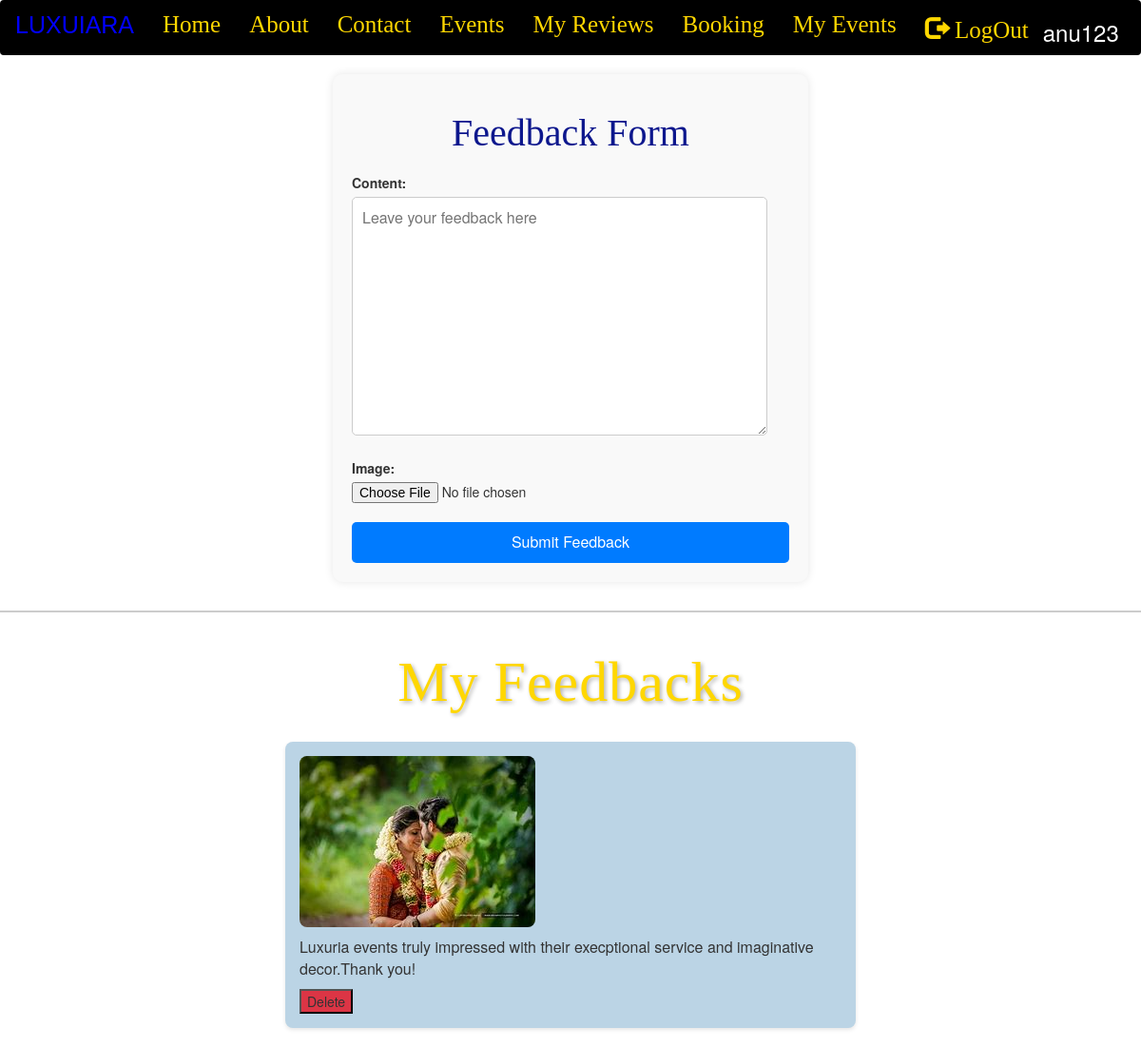
The app's page /feedback/ (signed in) with its own data.
### myapp/models.py (models this page shows, shortened)
class Feedback(models.Model):
    content = models.TextField()
    image = models.ImageField(upload_to='feedback_images/', blank=True, null=True)
    created_at = models.DateTimeField(auto_now_add=True)
    created_by = models.ForeignKey(User, on_delete=models.CASCADE)

### myapp/views.py (the view)
# urls.py: path('feedback/', views.feedback, name='feedback'),
@login_required
def feedback(request):
    if request.method == 'POST':
        form = FeedbackForm(request.POST, request.FILES)
        if form.is_valid():
            feedback = form.save(commit=False)
            feedback.created_by = request.user
            feedback.save()
            return redirect('/')  # Redirect to the home page after successful form submission
    else:
        form = FeedbackForm()
    user_feedbacks = Feedback.objects.filter(created_by=request.user)
    return render(request, 'feedback.html', {'form': form, 'user_feedbacks': user_feedbacks})

### myapp/forms.py
class FeedbackForm(forms.ModelForm):
    class Meta:
        model = Feedback
        fields = ['content', 'image']
        widgets = {
            'content': forms.Textarea(attrs={'placeholder': 'Leave your feedback here'}),
        }

### templates/feedback.html (shortened to what this page needs)
{% extends 'base.html' %}
{% load static %}
{% block content %}
<!DOCTYPE html>
<html lang="en">
<head>
</head>
<body>
<div class="feedback-container">
    <h2>Feedback Form</h2>
    <form method="post" enctype="multipart/form-data">
        <div class="form-group">
            {{ form.content.label_tag }}
            {{ form.content }}
        </div>
        <div class="form-group">
            {{ form.image.label_tag }}
            {{ form.image }}
        </div>
        <button type="submit" class="btn-submit">Submit Feedback</button>
    </form>
</div>
<div class="feedback-section">
    <h1>My Feedbacks</h1>
    {% for feedback in user_feedbacks %}
        <div class="feedback-item">
            <img src="{{ feedback.image.url }}" alt="Feedback Image">
              <p>{{ feedback.content }}</p>
            <form action="{% url 'delete_feedback' feedback.id %}" method="post">
                <button type="submit" class="btn-delete">Delete</button>
            </form>
        </div>
    {% endfor %}
</div>
</body>
</html>
{% endblock %}

### templates/base.html (shortened to what this page needs)
 {% load static%}
<!DOCTYPE html>
<html lang="en">
<head>
    <link rel="stylesheet" href="https://maxcdn.bootstrapcdn.com/bootstrap/3.4.1/css/bootstrap.min.css">
    <link href="https://cdnjs.cloudflare.com/ajax/libs/font-awesome/5.15.0/css/all.min.css" rel="stylesheet">
</head>
<body>
<nav class="navbar navbar-bg-light">
    <div class="container-fluid" >
        <div class="navbar-header">
            <a class="navbar-brand" href="{% url 'index' %}">LUXUIARA</a>
        </div>
        <ul class="nav navbar-nav mx-auto">
            <li class="active"><a href="{% url 'index' %}">Home</a></li>
            <li><a href="{% url 'about' %}">About</a></li>
             <li><a href="{% url 'contact' %}">Contact</a></li>
            {% if user.is_authenticated %}
                <li><a href="{% url 'events' %}">Events</a></li>
            {% else %}
                <li><a href="{% url 'events1' %}">Events List</a></li>
            {% endif %}
            {% if user.is_authenticated %}
                <li><a href="{% url 'feedback' %}">My Reviews</a></li>
            {% else %}
                 <li><a href="{% url 'feedback1' %}">Reviews</a></li>
            {% endif %}
            {% if user.is_authenticated %}
                <li><a href="{% url 'booking' %}">Booking</a></li>
                 <li><a href="{% url 'my_events' %}">My Events</a></li>
                <li><a href="{% url 'logout' %}"><span class="glyphicon glyphicon-log-out"></span> LogOut</a></li></ul><h3 style="color:white;">{{user.username}}</h3>
            {% else %}
                <ul class="nav navbar-nav navbar-right">
                    <li><a href="{% url 'register' %}"><span class="glyphicon glyphicon-user"></span> Sign Up</a></li>
                    <li><a href="{% url 'login' %}"><span class="glyphicon glyphicon-log-in"></span> Login</a></li>
                </ul>
            {% endif %}
    </div>
</nav>
{% block content %}
{% endblock %}
</body>
</html>

### templates/base.html (style rules this page uses)
.navbar { background-color: black !important; }
.nav li a { color:gold; font-size: 25px; font-family:Times New Roman; }
.navbar-brand { color: blue; font-size: 25px; font-family: Impact, Haettenschweiler, 'Arial Narrow Bold', sans-serif; }

### templates/feedback.html (style rules this page uses)
body { background-image: url('https://th.bing.com/th/id/OIP.4YXTktPmcCc45WIlFmoytwHaEo?w=287&h=180&c=7&r=0&o=5&pid=1.7'); }
.feedback-container { max-width: 500px; margin: 0 auto; padding: 20px; background-color: #f9f9f9; border-radius: 10px; box-shadow: 0 0 10px rgba(0, 0, 0, 0.1); }
.feedback-container h2 { text-align: center; margin-bottom: 20px; color:#0D178D; font-size:40px; font-family:Times New Roman, serif; }
.form-group { margin-bottom: 20px; }
.form-group label { display: block; font-weight: bold; }
.form-group input[type="text"], .form-group input[type="email"], .form-group textarea { width: 95%; padding: 10px; font-size: 16px; border-radius: 5px; border: 1px solid #ccc; }
.btn-submit { display: block; width: 100%; padding: 10px; font-size: 16px; color: #fff; background-color: #007bff; border: none; border-radius: 5px; cursor: pointer; }
.btn-delete { background-color: #dc3545; }
.feedback-section { margin-top: 30px; border-top: 2px solid #ccc; padding-top: 20px; }
.feedback-item { background-color:#BBD4E5; border-radius: 8px; padding: 15px; margin-bottom: 20px; box-shadow: 0 2px 4px rgba(0, 0, 0, 0.1); width:50%; margin-left:300px; }
.feedback-item img { max-width: 100%; border-radius: 8px; margin-bottom: 10px; }
.feedback-item p { font-size: 16px; margin-bottom: 10px; }
h1 { text-align: center; font-size:60px; color:gold; font-family: 'Brush Script MT', cursive; margin-bottom: 30px; text-shadow: 2px 2px 4px rgba(0, 0, 0, 0.3); letter-spacing: 1px; }

### records on screen
Feedback: image (picture), content "Luxuria events truly impressed with their execptional service and imaginative decor.Thank you!"

### other values on screen
{{ user.username }} "anu123"
